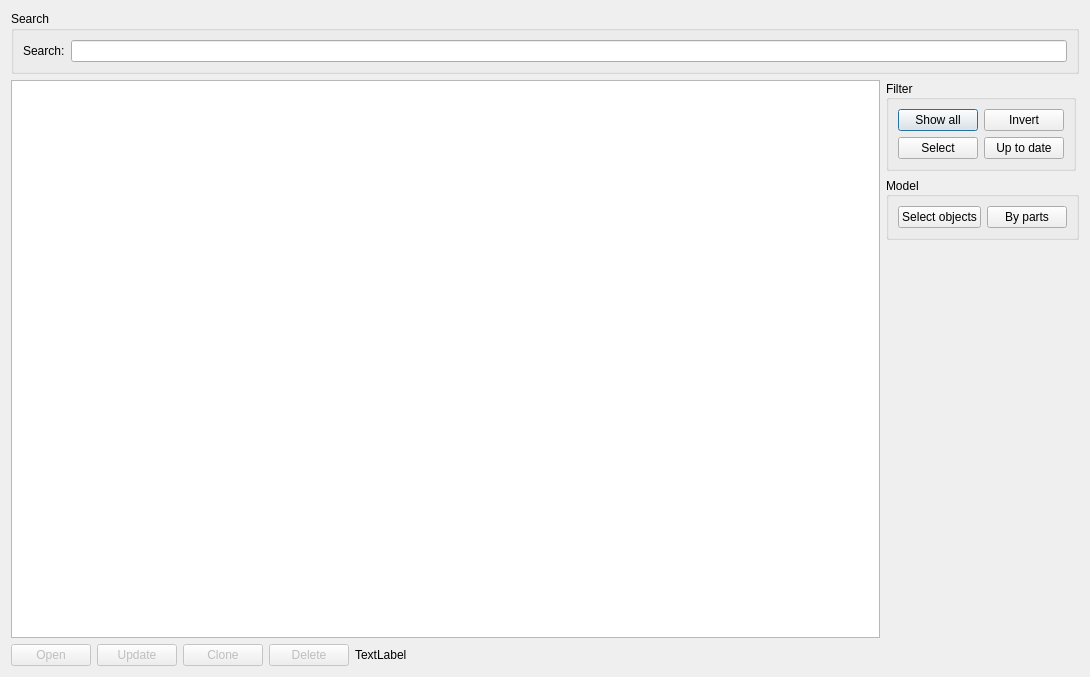
<?xml version="1.0" encoding="UTF-8"?>
<ui version="4.0">
 <class>DrawingsListForm</class>
 <widget class="QDialog" name="DrawingsListForm">
  <property name="geometry">
   <rect>
    <x>0</x>
    <y>0</y>
    <width>1090</width>
    <height>677</height>
   </rect>
  </property>
  <property name="sizePolicy">
   <sizepolicy hsizetype="Minimum" vsizetype="MinimumExpanding">
    <horstretch>0</horstretch>
    <verstretch>0</verstretch>
   </sizepolicy>
  </property>
  <property name="windowTitle">
   <string>Drawings List</string>
  </property>
  <property name="locale">
   <locale language="English" country="UnitedStates"/>
  </property>
  <layout class="QGridLayout" name="gridLayout">
   <item row="0" column="0" colspan="6">
    <widget class="QGroupBox" name="groupBoxSearch">
     <property name="sizePolicy">
      <sizepolicy hsizetype="MinimumExpanding" vsizetype="Fixed">
       <horstretch>0</horstretch>
       <verstretch>0</verstretch>
      </sizepolicy>
     </property>
     <property name="title">
      <string>Search</string>
     </property>
     <layout class="QGridLayout" name="gridLayout_4">
      <item row="0" column="0">
       <widget class="QLabel" name="labelSearch">
        <property name="text">
         <string>Search:</string>
        </property>
       </widget>
      </item>
      <item row="0" column="1">
       <widget class="QLineEdit" name="lineEditSearch"/>
      </item>
     </layout>
    </widget>
   </item>
   <item row="1" column="0" rowspan="3" colspan="5">
    <widget class="QTreeView" name="treeViewDrawings">
     <property name="sizePolicy">
      <sizepolicy hsizetype="MinimumExpanding" vsizetype="MinimumExpanding">
       <horstretch>0</horstretch>
       <verstretch>1</verstretch>
      </sizepolicy>
     </property>
     <property name="editTriggers">
      <set>QAbstractItemView::SelectedClicked</set>
     </property>
     <property name="alternatingRowColors">
      <bool>true</bool>
     </property>
     <property name="selectionMode">
      <enum>QAbstractItemView::ExtendedSelection</enum>
     </property>
     <property name="itemsExpandable">
      <bool>false</bool>
     </property>
     <property name="expandsOnDoubleClick">
      <bool>false</bool>
     </property>
     <attribute name="headerCascadingSectionResizes">
      <bool>true</bool>
     </attribute>
     <attribute name="headerShowSortIndicator" stdset="0">
      <bool>true</bool>
     </attribute>
    </widget>
   </item>
   <item row="1" column="5">
    <widget class="QGroupBox" name="groupBoxFilter">
     <property name="sizePolicy">
      <sizepolicy hsizetype="Fixed" vsizetype="Fixed">
       <horstretch>0</horstretch>
       <verstretch>0</verstretch>
      </sizepolicy>
     </property>
     <property name="title">
      <string>Filter</string>
     </property>
     <property name="alignment">
      <set>Qt::AlignLeading|Qt::AlignLeft|Qt::AlignVCenter</set>
     </property>
     <property name="flat">
      <bool>false</bool>
     </property>
     <property name="checkable">
      <bool>false</bool>
     </property>
     <layout class="QGridLayout" name="gridLayout_2">
      <item row="0" column="0">
       <widget class="QPushButton" name="pushButtonShowAll">
        <property name="sizePolicy">
         <sizepolicy hsizetype="MinimumExpanding" vsizetype="Fixed">
          <horstretch>0</horstretch>
          <verstretch>0</verstretch>
         </sizepolicy>
        </property>
        <property name="text">
         <string>Show all</string>
        </property>
       </widget>
      </item>
      <item row="0" column="1">
       <widget class="QPushButton" name="pushButtonInvert">
        <property name="sizePolicy">
         <sizepolicy hsizetype="MinimumExpanding" vsizetype="Fixed">
          <horstretch>0</horstretch>
          <verstretch>0</verstretch>
         </sizepolicy>
        </property>
        <property name="text">
         <string>Invert</string>
        </property>
       </widget>
      </item>
      <item row="1" column="0">
       <widget class="QPushButton" name="pushButtonSelect">
        <property name="sizePolicy">
         <sizepolicy hsizetype="MinimumExpanding" vsizetype="Fixed">
          <horstretch>0</horstretch>
          <verstretch>0</verstretch>
         </sizepolicy>
        </property>
        <property name="text">
         <string>Select</string>
        </property>
       </widget>
      </item>
      <item row="1" column="1">
       <widget class="QPushButton" name="pushButtonUpToDate">
        <property name="sizePolicy">
         <sizepolicy hsizetype="MinimumExpanding" vsizetype="Fixed">
          <horstretch>0</horstretch>
          <verstretch>0</verstretch>
         </sizepolicy>
        </property>
        <property name="text">
         <string>Up to date</string>
        </property>
       </widget>
      </item>
     </layout>
    </widget>
   </item>
   <item row="2" column="5">
    <widget class="QGroupBox" name="groupBoxModel">
     <property name="sizePolicy">
      <sizepolicy hsizetype="Fixed" vsizetype="Fixed">
       <horstretch>0</horstretch>
       <verstretch>0</verstretch>
      </sizepolicy>
     </property>
     <property name="title">
      <string>Model</string>
     </property>
     <property name="alignment">
      <set>Qt::AlignLeading|Qt::AlignLeft|Qt::AlignVCenter</set>
     </property>
     <property name="flat">
      <bool>false</bool>
     </property>
     <property name="checkable">
      <bool>false</bool>
     </property>
     <layout class="QGridLayout" name="gridLayout_3">
      <item row="0" column="1">
       <widget class="QPushButton" name="pushButtonByParts">
        <property name="sizePolicy">
         <sizepolicy hsizetype="MinimumExpanding" vsizetype="Fixed">
          <horstretch>0</horstretch>
          <verstretch>0</verstretch>
         </sizepolicy>
        </property>
        <property name="text">
         <string>By parts</string>
        </property>
       </widget>
      </item>
      <item row="0" column="0">
       <widget class="QPushButton" name="pushButtonSelectObjects">
        <property name="sizePolicy">
         <sizepolicy hsizetype="MinimumExpanding" vsizetype="Fixed">
          <horstretch>0</horstretch>
          <verstretch>0</verstretch>
         </sizepolicy>
        </property>
        <property name="text">
         <string>Select objects</string>
        </property>
       </widget>
      </item>
     </layout>
    </widget>
   </item>
   <item row="3" column="5">
    <spacer name="verticalSpacer">
     <property name="orientation">
      <enum>Qt::Vertical</enum>
     </property>
     <property name="sizeHint" stdset="0">
      <size>
       <width>20</width>
       <height>415</height>
      </size>
     </property>
    </spacer>
   </item>
   <item row="4" column="0">
    <widget class="QPushButton" name="pushButtonOpen">
     <property name="enabled">
      <bool>false</bool>
     </property>
     <property name="sizePolicy">
      <sizepolicy hsizetype="Fixed" vsizetype="Fixed">
       <horstretch>0</horstretch>
       <verstretch>0</verstretch>
      </sizepolicy>
     </property>
     <property name="text">
      <string>Open</string>
     </property>
    </widget>
   </item>
   <item row="4" column="1">
    <widget class="QPushButton" name="pushButtonUpdate">
     <property name="enabled">
      <bool>false</bool>
     </property>
     <property name="sizePolicy">
      <sizepolicy hsizetype="Fixed" vsizetype="Fixed">
       <horstretch>0</horstretch>
       <verstretch>0</verstretch>
      </sizepolicy>
     </property>
     <property name="text">
      <string>Update</string>
     </property>
    </widget>
   </item>
   <item row="4" column="2">
    <widget class="QPushButton" name="pushButtonClone">
     <property name="enabled">
      <bool>false</bool>
     </property>
     <property name="sizePolicy">
      <sizepolicy hsizetype="Fixed" vsizetype="Fixed">
       <horstretch>0</horstretch>
       <verstretch>0</verstretch>
      </sizepolicy>
     </property>
     <property name="text">
      <string>Clone</string>
     </property>
    </widget>
   </item>
   <item row="4" column="3">
    <widget class="QPushButton" name="pushButtonDelete">
     <property name="enabled">
      <bool>false</bool>
     </property>
     <property name="sizePolicy">
      <sizepolicy hsizetype="Fixed" vsizetype="Fixed">
       <horstretch>0</horstretch>
       <verstretch>0</verstretch>
      </sizepolicy>
     </property>
     <property name="text">
      <string>Delete</string>
     </property>
    </widget>
   </item>
   <item row="4" column="4" colspan="2">
    <widget class="QLabel" name="labelMessage">
     <property name="sizePolicy">
      <sizepolicy hsizetype="MinimumExpanding" vsizetype="Preferred">
       <horstretch>1</horstretch>
       <verstretch>0</verstretch>
      </sizepolicy>
     </property>
     <property name="text">
      <string>TextLabel</string>
     </property>
    </widget>
   </item>
  </layout>
 </widget>
 <resources/>
 <connections/>
</ui>
